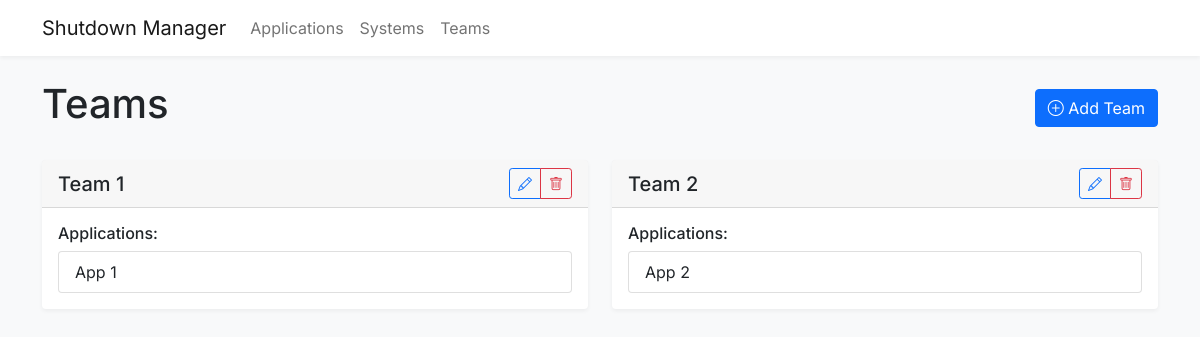
The page /teams on the database its author committed.
### app/models.py (models this page shows)
class Team(db.Model):
    id = db.Column(db.Integer, primary_key=True)
    name = db.Column(db.String(100), unique=True, nullable=False)
    applications = db.relationship('Application', backref='team', lazy=True)

class Application(db.Model):
    id = db.Column(db.Integer, primary_key=True)
    name = db.Column(db.String(100), nullable=False)
    team_id = db.Column(db.Integer, db.ForeignKey('team.id'), nullable=False)
    state = db.Column(db.String(20), default='unknown')  # up, down, partial, unknown
    shutdown_order = db.Column(db.Integer, default=100)
    _dependencies = db.Column('dependencies', db.Text, default='')
    instances = db.relationship('ApplicationInstance', backref='application', lazy=True, cascade='all, delete-orphan')
    @property
    def dependencies(self):
        return self._dependencies.split(';') if self._dependencies else []
    @dependencies.setter
    def dependencies(self, value):
        if isinstance(value, list):
            self._dependencies = ';'.join(value)
        else:
            self._dependencies = value

### app/routes.py (the view)
@main.route('/teams')
def teams():
    teams = Team.query.all()
    return render_template('teams.html', teams=teams)

### app/templates/teams.html (shortened to what this page needs)
{% extends "base.html" %}
{% block content %}
<div class="row">
    <div class="col-12">
        <div class="d-flex justify-content-between align-items-center mb-4">
            <h1>Teams</h1>
            <button class="btn btn-primary" data-bs-toggle="modal" data-bs-target="#addTeamModal">
                <i class="bi bi-plus-circle"></i> Add Team
            </button>
        </div>
        <div class="row">
            {% for team in teams %}
            <div class="col-md-6 mb-4">
                <div class="card">
                    <div class="card-header d-flex justify-content-between align-items-center">
                        <h5 class="card-title mb-0">{{ team.name }}</h5>
                        <div class="btn-group">
                            <button class="btn btn-sm btn-outline-primary" onclick="editTeam({{ team.id }}, '{{ team.name }}')">
                                <i class="bi bi-pencil"></i>
                            </button>
                            <button class="btn btn-sm btn-outline-danger" onclick="confirmDeleteTeam({{ team.id }}, '{{ team.name }}')">
                                <i class="bi bi-trash"></i>
                            </button>
                        </div>
                    </div>
                    <div class="card-body">
                        <h6>Applications:</h6>
                        <ul class="list-group">
                            {% for app in team.applications %}
                            <li class="list-group-item">{{ app.name }}</li>
                            {% endfor %}
                        </ul>
                    </div>
                </div>
            </div>
            {% endfor %}
        </div>
    </div>
</div>
{% endblock %}

### app/templates/base.html (style rules this page uses)
body { font-family: 'Inter', sans-serif; background-color: #f8f9fa; }
.card { border: none; box-shadow: 0 2px 4px rgba(0,0,0,.05); }
.btn-group > .btn { padding: .25rem .5rem; }

### rows shown on the page
Team: name "Team 1"
Application: name "App 1"
Team: name "Team 2"
Application: name "App 2"
